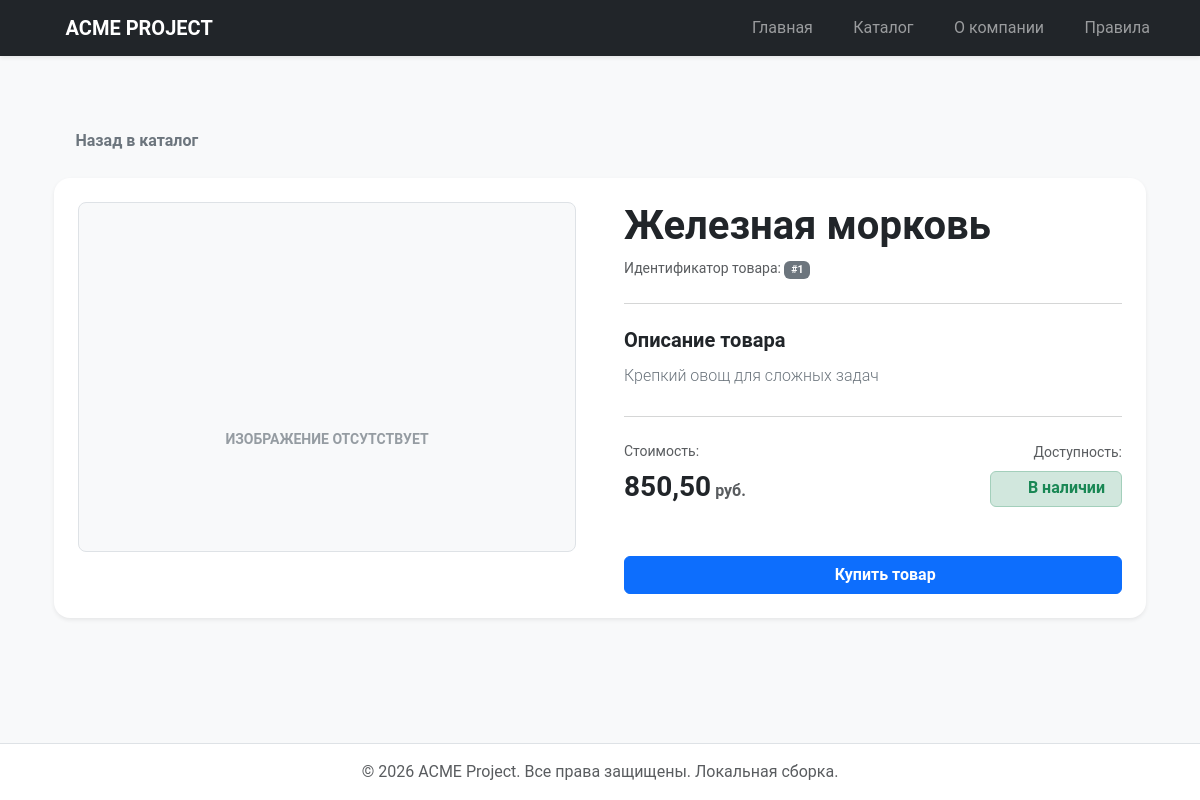
The app's page /catalog/1/ with its own data.
### catalog/models.py (models this page shows, shortened)
class Product(models.Model):
    name = models.CharField(max_length=120)
    description = models.TextField()
    price = models.DecimalField(max_digits=10, decimal_places=2)
    is_available = models.BooleanField(default=True)

### catalog/views.py (the view)
# urls.py: path('<int:product_id>/', views.product_detail, name='product_detail'),
def product_detail(request, product_id):
    try:
        product = Product.objects.get(pk=product_id)
    except Product.DoesNotExist:
        raise Http404(f"Извините, но товара с ID {product_id} не существует в нашем каталоге.")
    context = {
        'title': product.name,
        'product': product
    }
    return render(request, 'catalog/product_detail.html', context)

### catalog/templates/catalog/product_detail.html (shortened to what this page needs)
{% extends 'base.html' %}
{% block content %}
<div class="container py-4">
    <div class="mb-4">
        <a href="{% url 'catalog:catalog_list' %}" class="btn btn-link p-0 text-decoration-none fw-bold text-secondary">
            <i class="bi bi-arrow-left me-2"></i>Назад в каталог
        </a>
    </div>
    <div class="card shadow-sm border-0 p-4 bg-white" style="border-radius: 16px;">
        <div class="row g-5">
            <div class="col-12 col-md-6">
                <div class="product-image-container bg-light d-flex flex-column align-items-center justify-content-center text-muted border rounded-3 w-100"
                     style="min-height: 350px; background-color: #f8f9fa;">
                    <div class="text-center p-4">
                        <i class="bi bi-box-seam text-secondary-50" style="font-size: 4.5rem; opacity: 0.5;"></i>
                        <p class="mt-3 mb-0 small text-uppercase tracking-wider fw-bold text-secondary" style="opacity: 0.7;">
                            Изображение отсутствует
                        </p>
                    </div>
                </div>
            </div>
            <div class="col-12 col-md-6 d-flex flex-column justify-content-between">
                <div>
                    <h1 class="fw-bold text-dark mb-2">{{ product.name }}</h1>
                    <p class="text-muted small mb-4">Идентификатор товара: <span class="badge bg-secondary">#{{ product.id }}</span></p>
                    <hr class="text-muted opacity-25 mb-4">
                    <h5 class="fw-bold text-dark mb-2">Описание товара</h5>
                    <p class="lead text-secondary fs-6 lh-lg mb-4">
                        {{ product.description }}
                    </p>
                    <hr class="text-muted opacity-25 mb-4">
                    <div class="d-flex align-items-center gap-4 mb-4 flex-wrap">
                        <div>
                            <div class="text-muted small mb-1">Стоимость:</div>
                            <span class="product-price text-dark fw-bold fs-3">{{ product.price }}</span>
                            <span class="text-muted fw-bold"> руб.</span>
                        </div>
                        <div class="ms-sm-auto">
                            <div class="text-muted small mb-2 text-sm-start text-md-end">Доступность:</div>
                            {% if product.is_available %}
                                <span class="badge bg-success-subtle text-success px-3 py-2 border border-success-subtle fs-6">
                                    <i class="bi bi-check-circle-fill me-2"></i>В наличии
                                </span>
                            {% else %}
                                <span class="badge bg-danger-subtle text-danger px-3 py-2 border border-danger-subtle fs-6">
                                    <i class="bi bi-exclamation-circle-fill me-2"></i>Под заказ
                                </span>
                            {% endif %}
                        </div>
                    </div>
                </div>
                <div class="mt-4">
                    <button class="btn btn-primary w-100 py-2.5 fw-bold" {% if not product.is_available %}disabled{% endif %}>
                        <i class="bi bi-cart-plus-fill me-2"></i>
                        {% if product.is_available %}Купить товар{% else %}Нет в наличии{% endif %}
                    </button>
                </div>
            </div>
        </div>
    </div>
</div>
{% endblock %}

### static/css/style.css (style rules this page uses)
body, button, input, select, textarea { font-family: 'Roboto', sans-serif !important; }
.product-price { font-size: 1.25rem; font-weight: 700; color: #2c3e50; }

### records on screen
Product: name "Железная морковь", id "1", description "Крепкий овощ для сложных задач", price "850,50"
